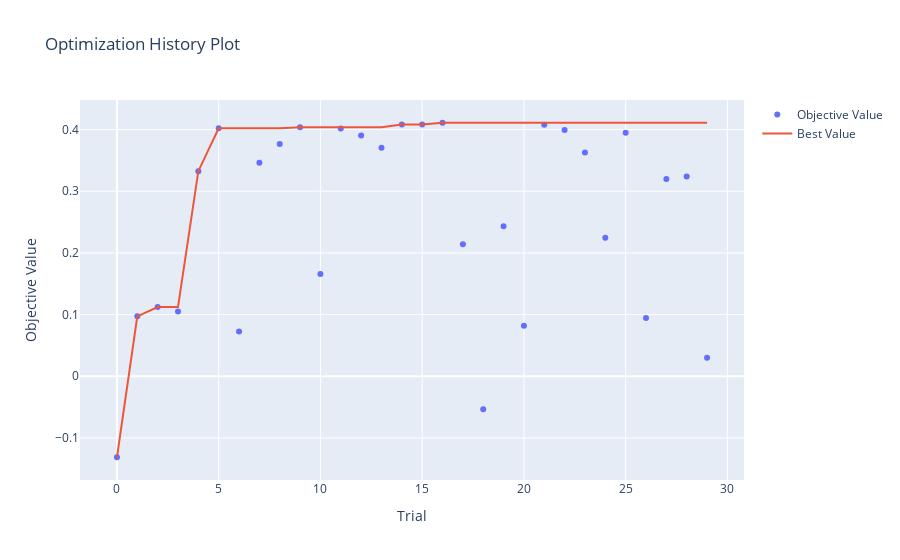
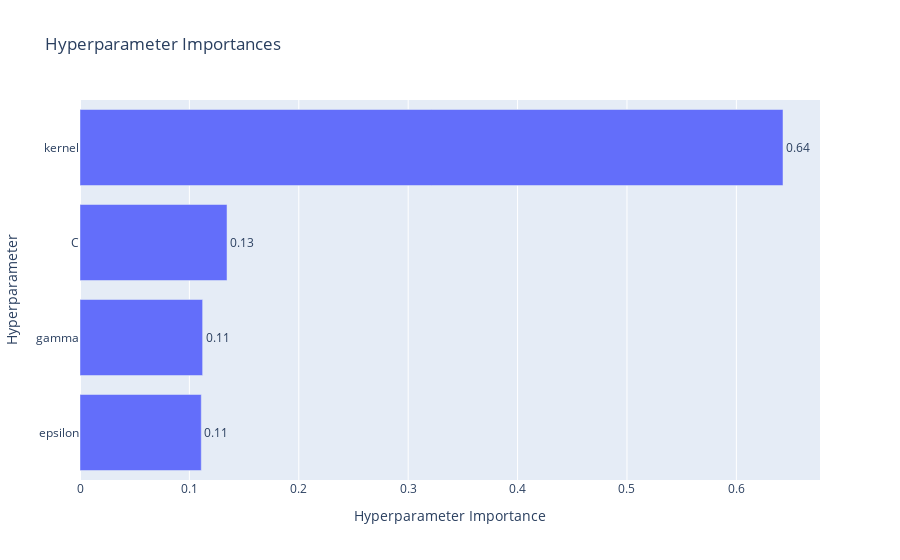

Source (notebook cell) for these figures, in order:
### Code cell
print(f"Лучшие параметры для SVR:")
print(study_svr.best_params)
print(f"Лучший R2: {study_svr.best_value:.4f}")

fig = optuna.visualization.plot_optimization_history(study_svr)
fig.show()

fig = optuna.visualization.plot_param_importances(study_svr)
fig.show()

### Figure 1 — Plotly figure (JSON) as saved in the notebook; plotly's stock layout.template omitted (floating-point values rounded to 4 significant figures)
{"data": [{"mode": "markers", "name": "Objective Value", "type": "scatter", "x": [0, 1, 2, 3, 4, 5, 6, 7, 8, 9, 10, 11, 12, 13, 14, 15, 16, 17, 18, 19, 20, 21, 22, 23, 24, 25, 26, 27, 28, 29], "y": [-0.1313, 0.09711, 0.1123, 0.1051, 0.3325, 0.4022, 0.07253, 0.3463, 0.3766, 0.4036, 0.1658, 0.4018, 0.3904, 0.3707, 0.4082, 0.4082, 0.411, 0.2139, -0.05353, 0.2433, 0.08207, 0.4079, 0.3994, 0.3628, 0.2248, 0.3949, 0.09445, 0.3198, 0.324, 0.03001]}, {"mode": "lines", "name": "Best Value", "type": "scatter", "x": [0, 1, 2, 3, 4, 5, 6, 7, 8, 9, 10, 11, 12, 13, 14, 15, 16, 17, 18, 19, 20, 21, 22, 23, 24, 25, 26, 27, 28, 29], "y": [-0.1313, 0.09711, 0.1123, 0.1123, 0.3325, 0.4022, 0.4022, 0.4022, 0.4022, 0.4036, 0.4036, 0.4036, 0.4036, 0.4036, 0.4082, 0.4082, 0.411, 0.411, 0.411, 0.411, 0.411, 0.411, 0.411, 0.411, 0.411, 0.411, 0.411, 0.411, 0.411, 0.411]}, {"marker": {"color": "#cccccc"}, "mode": "markers", "name": "Infeasible Trial", "showlegend": false, "type": "scatter", "x": [], "y": []}], "layout": {"title": {"text": "Optimization History Plot"}, "xaxis": {"title": {"text": "Trial"}}, "yaxis": {"title": {"text": "Objective Value"}}}}

### Figure 2 — Plotly figure (JSON) as saved in the notebook; plotly's stock layout.template omitted (floating-point values rounded to 4 significant figures)
{"data": [{"cliponaxis": false, "hovertemplate": ["epsilon (FloatDistribution): 0.11086771408898044<extra></extra>", "gamma (FloatDistribution): 0.11210370219882822<extra></extra>", "C (FloatDistribution): 0.1343932726844769<extra></extra>", "kernel (CategoricalDistribution): 0.6426353110277145<extra></extra>"], "name": "Objective Value", "orientation": "h", "text": ["0.11", "0.11", "0.13", "0.64"], "textposition": "outside", "type": "bar", "x": [0.1109, 0.1121, 0.1344, 0.6426], "y": ["epsilon", "gamma", "C", "kernel"]}], "layout": {"title": {"text": "Hyperparameter Importances"}, "xaxis": {"title": {"text": "Hyperparameter Importance"}}, "yaxis": {"title": {"text": "Hyperparameter"}}}}
